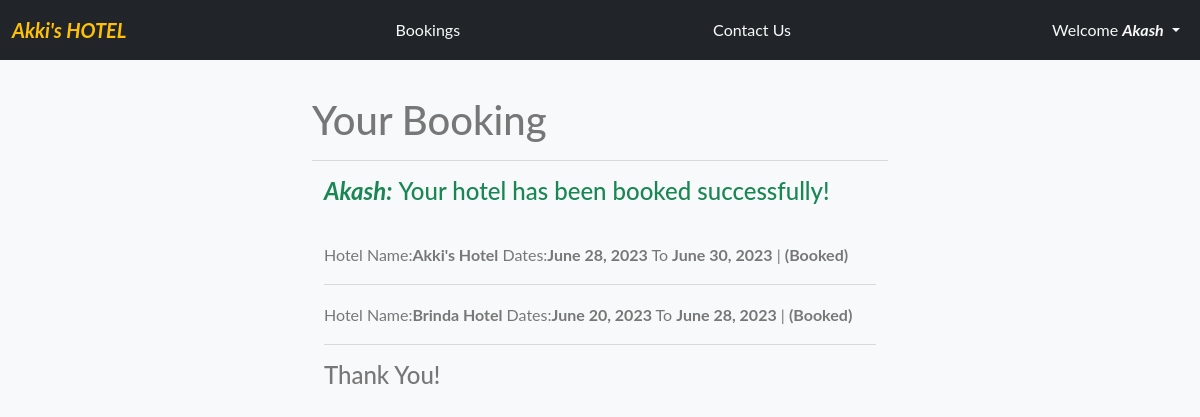
The page /check (signed in) on the database its author committed.
### hotels/models.py (models this page shows)
class BaseModel(models.Model):
    uid = models.UUIDField(
        default=uuid.uuid4, editable=False, primary_key=True)
    create_at = models.DateField(auto_now_add=True)
    upadate_at = models.DateField(auto_now_add=True)
    class Meta:
        abstract = True

class Hotelbooking(BaseModel):
    hotel = models.ForeignKey(
        Hotel, related_name='hotel_booking', on_delete=models.CASCADE)
    user = models.ForeignKey(
        User, related_name="user_booking", on_delete=models.CASCADE)
    start_date = models.DateField()
    end_date = models.DateField()
    booking_type = models.CharField(max_length=100,
                                    choices=(('Pre paid', 'Pre paid'), ('Post paid', 'Post Paid')))

class Hotel(BaseModel):
    hotel_name = models.CharField(max_length=100)
    hotel_price = models.IntegerField()
    description = models.TextField()
    amenities = models.ManyToManyField(Amenities)
    room_count = models.IntegerField(default=10)
    def __str__(self):
        return self.hotel_name

### hotels/views.py (the view)
# urls.py: path('check', views.user_booking, name="checkBooking"),
def user_booking(request):
    if request.user.is_authenticated:
        user = request.user
        user_booking = Hotelbooking.objects.filter(user=user)
        pro_obj = Image.objects.filter(user=user)
    return render(request, 'index_b.html', {'user_booking': user_booking, 'pro': pro_obj})

### hotels/templates/index_b.html (shortened to what this page needs)
{% extends "base.html" %}
{%  block start %}
<div class="container mt-5 pt-5 col-6">
    <h1>Your Booking</h1>
    <hr>
    <div class="container">
        {% if user_booking %}
        <h4 class="text-success"><b> <i>{{request.user}}:</i> </b>Your hotel has been booked successfully!</h4><br>
        {% for yb in user_booking %}
        <span class="text-center">Hotel Name:<b>{{yb.hotel}}</b></span>
        <span class="text-center">Dates:<b>{{yb.start_date}}</b> To <b>{{yb.end_date}}</b> | <b>(Booked)</b></span>
        <br>
        <hr>
        {% endfor %}
        <h4>Thank You!</h4>
        {% else %}
        <h4 class="text-warning">You have not booked any hotel yet!</h4>
        {% endif %}
    </div>
{% endblock %}

### hotels/templates/base.html (shortened to what this page needs)
<!doctype html>
<html lang="en">
  {% load static %}
  <head>
    <link href="https://cdn.jsdelivr.net/npm/bootstrap@5.2.0-beta1/dist/css/bootstrap.min.css" rel="stylesheet">
</head>
  <body class="bg-light">
<nav class="navbar fixed-top bg-dark text-light">
  <div class="container-fluid">
    <a class="navbar-brand text-warning" href="/"><b><i>Akki's HOTEL</i></b></a>
    {% if request.user.is_authenticated %}
    <span class="nav-item">
      <a class="nav-link" href="/check">Bookings</a>
    </span>
    <span class="nav-item">
      <a class="nav-link" href="/contact">Contact Us</a>
    </span>
           <span class="nav-item dropdown mx-2">
          <a class="nav-link dropdown-toggle text-light" href="#" role="button" data-bs-toggle="dropdown" aria-expanded="false">
            Welcome {% for p in pro %}<img src="{{p.photo.url}}" alt="" style="width:50px; height:50px; border-radius:100px; margin:0px 5px">{% endfor %}<b><i>{{request.user}}</i></b>
          </a>
        </span>
    {% endif %}
  </div>
</nav>
      {% block start %}
      {% endblock %}
  </body>
</html>

### hotels/templates/base.html (style rules this page uses)
body { font-family: "Lato", Arial, sans-serif; font-weight: 400; font-size: 16px; line-height: 1.7; background: #fff; color: #777; }
nav { margin-bottom: 1rem; }
nav a { color: white; -webkit-transition: 0.5s; -o-transition: 0.5s; transition: 0.5s; }

### rows shown on the page
Hotelbooking: hotel "Akki's Hotel", start_date "June 28, 2023", end_date "June 30, 2023"
Hotelbooking: hotel "Brinda Hotel", start_date "June 20, 2023", end_date "June 28, 2023"

### other values the page prints
{{ request.user }} "Akash"
